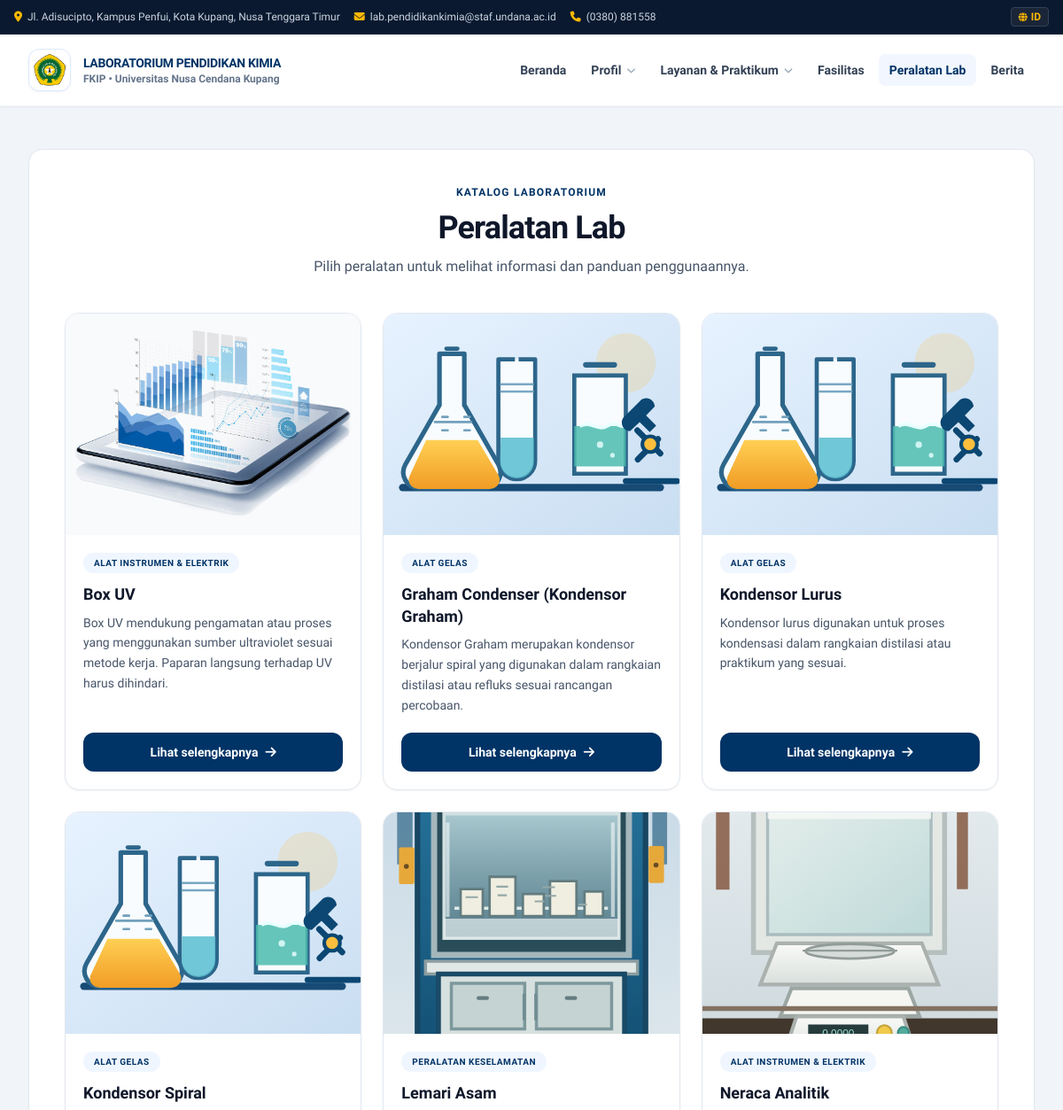
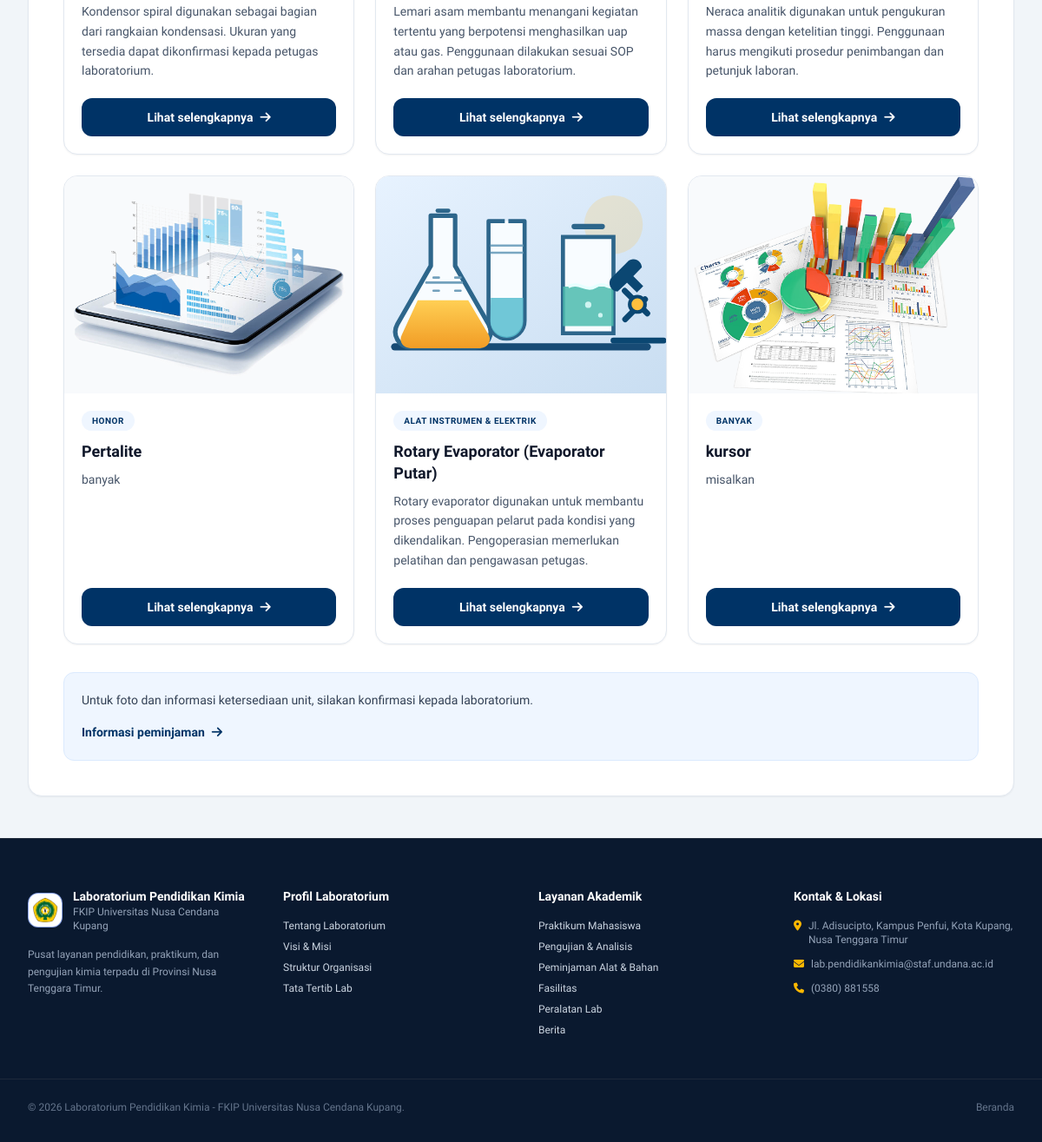
Screenshot of /peralatan-lab.php with the database file from the repository (2 pictures, top to bottom).
### tables this page shows
CREATE TABLE pages (
            id INTEGER PRIMARY KEY AUTOINCREMENT,
            slug TEXT NOT NULL UNIQUE,
            menu_label TEXT NOT NULL,
            nav_group TEXT NOT NULL DEFAULT "halaman",
            title TEXT NOT NULL,
            eyebrow TEXT NOT NULL DEFAULT "",
            intro TEXT NOT NULL DEFAULT "",
            body TEXT NOT NULL DEFAULT "",
            image_path TEXT NOT NULL DEFAULT "",
            published INTEGER NOT NULL DEFAULT 1,
            sort_order INTEGER NOT NULL DEFAULT 0,
            updated_at TEXT NOT NULL DEFAULT CURRENT_TIMESTAMP
        );

CREATE TABLE equipment (
            id INTEGER PRIMARY KEY AUTOINCREMENT,
            slug TEXT NOT NULL UNIQUE,
            name TEXT NOT NULL,
            category TEXT NOT NULL DEFAULT "",
            description TEXT NOT NULL DEFAULT "",
            image_path TEXT NOT NULL DEFAULT "",
            specifications TEXT NOT NULL DEFAULT "",
            published INTEGER NOT NULL DEFAULT 1,
            views INTEGER NOT NULL DEFAULT 0,
            created_at TEXT NOT NULL DEFAULT CURRENT_TIMESTAMP,
            updated_at TEXT NOT NULL DEFAULT CURRENT_TIMESTAMP
        );

### peralatan-lab.php (the view, shortened to what the rows shown need)
<?php
require_once __DIR__ . '/app/bootstrap.php';
$items = app_db()->query('SELECT slug, name, category, description, image_path FROM equipment WHERE published = 1 ORDER BY name')->fetchAll();
require __DIR__ . '/header.php';
?>
<section class="bg-slate-100 py-8 sm:py-12">
    <div class="mx-auto max-w-7xl px-4 sm:px-6 lg:px-8">
        <div class="rounded-2xl border border-slate-200 bg-white px-5 py-8 shadow-sm sm:px-10 sm:py-10">
            <div class="mx-auto mb-8 max-w-2xl text-center sm:mb-10">
                <h1 class="mt-3 text-3xl font-extrabold tracking-tight text-slate-900 sm:text-4xl">Peralatan Lab</h1>
            </div>
            <div class="grid grid-cols-1 gap-5 sm:grid-cols-2 sm:gap-6 lg:grid-cols-3">
                <?php foreach ($items as $item): ?>
                    <article class="group flex h-full flex-col overflow-hidden rounded-2xl border border-slate-200 bg-white shadow-sm transition hover:-translate-y-1 hover:shadow-lg">
                        <a href="single_lab.php?item=<?= rawurlencode($item['slug']) ?>" class="block overflow-hidden bg-slate-50">
                            <img src="<?= h($item['image_path']) ?>" alt="Ilustrasi <?= h($item['name']) ?>" class="aspect-[4/3] w-full object-cover transition-transform duration-300 group-hover:scale-105">
                        </a>
                        <div class="flex flex-1 flex-col p-5">
                            <span class="self-start rounded-full bg-blue-50 px-3 py-1 text-[10px] font-bold uppercase tracking-wider text-undanaBlue"><?= h($item['category']) ?></span>
                            <h2 class="mt-3 text-lg font-bold leading-snug text-slate-900"><?= h($item['name']) ?></h2>
                            <p class="mt-2 flex-1 text-sm leading-relaxed text-slate-600"><?= h($item['description']) ?></p>
                            <a href="single_lab.php?item=<?= rawurlencode($item['slug']) ?>" class="mt-5 inline-flex items-center justify-center gap-2 rounded-xl bg-undanaBlue px-4 py-3 text-sm font-bold text-white transition hover:bg-blue-900">
                                Lihat selengkapnya <i class="fa-solid fa-arrow-right"></i>
                            </a>
                        </div>
                    </article>
                <?php endforeach; ?>
            </div>
        </div>
    </div>
</section>
<?php require __DIR__ . '/footer.php'; ?>

### header.php (shortened to what the rows shown need)
<?php
require_once __DIR__ . '/app/bootstrap.php';
$currentPage = basename($_SERVER['PHP_SELF']);
$siteSettings = app_settings();
$publicPages = app_db()->query('SELECT slug, menu_label, nav_group FROM pages WHERE published = 1 AND slug != "beranda" ORDER BY sort_order, menu_label')->fetchAll();
?>
<!DOCTYPE html>
<html lang="id">
<head>
    <script src="https://cdn.tailwindcss.com"></script>
    <link rel="stylesheet" href="https://cdnjs.cloudflare.com/ajax/libs/font-awesome/6.4.0/css/all.min.css">
</head>
<body class="bg-slate-50 text-slate-800 antialiased selection:bg-undanaGold selection:text-undanaDark">
    <header class="sticky top-0 z-50 bg-white/95 backdrop-blur-md shadow-sm border-b border-slate-100">
        <div class="max-w-7xl mx-auto px-4 sm:px-6 lg:px-8 min-h-20 py-3 flex items-center justify-between gap-3">
            <nav aria-label="Navigasi utama" class="hidden lg:flex items-center gap-1">
                <a href="index.php" class="px-3 py-2 text-sm font-semibold rounded-lg <?= $currentPage === 'index.php' ? 'text-undanaBlue bg-blue-50/80' : 'text-slate-700 hover:text-undanaBlue hover:bg-slate-50' ?>">Beranda</a>
                <div class="relative group">
                    <button type="button" class="flex items-center gap-1.5 px-3 py-2 text-sm font-semibold text-slate-700 hover:text-undanaBlue hover:bg-slate-50 rounded-lg">
                    </button>
                </div>
                <div class="relative group">
                    <button type="button" class="flex items-center gap-1.5 px-3 py-2 text-sm font-semibold text-slate-700 hover:text-undanaBlue hover:bg-slate-50 rounded-lg">
                    </button>
                </div>
                <?php $facilityPage = array_values(array_filter($publicPages, function ($page) { return $page['slug'] === 'fasilitas'; })); ?>
                <?php if ($facilityPage): ?><a href="<?= h(public_page_path($facilityPage[0]['slug'])) ?>" class="px-3 py-2 text-sm font-semibold rounded-lg <?= $currentPage === 'fasilitas.php' ? 'text-undanaBlue bg-blue-50/80' : 'text-slate-700 hover:text-undanaBlue hover:bg-slate-50' ?>"><?= h($facilityPage[0]['menu_label']) ?></a><?php endif; ?>
                <a href="peralatan-lab.php" class="px-3 py-2 text-sm font-semibold rounded-lg <?= $currentPage === 'peralatan-lab.php' ? 'text-undanaBlue bg-blue-50/80' : 'text-slate-700 hover:text-undanaBlue hover:bg-slate-50' ?>">Peralatan Lab</a>
                <a href="berita.php" class="px-3 py-2 text-sm font-semibold rounded-lg <?= $currentPage === 'berita.php' ? 'text-undanaBlue bg-blue-50/80' : 'text-slate-700 hover:text-undanaBlue hover:bg-slate-50' ?>">Berita</a>
            </nav>
        </div>
    </header>
    <main>

### footer.php (shortened to what the rows shown need)
<?php
$footerPages = app_db()->query('SELECT slug, menu_label, nav_group FROM pages WHERE published = 1 AND nav_group IN ("profil", "layanan") ORDER BY sort_order, menu_label')->fetchAll();
$footerProfilePages = array_values(array_filter($footerPages, function ($page) { return $page['nav_group'] === 'profil'; }));
$footerServicePages = array_values(array_filter($footerPages, function ($page) { return $page['nav_group'] === 'layanan'; }));
?>
    </main>
    <footer class="bg-undanaDark text-slate-300 pt-14 pb-8 border-t border-slate-800">
        <div class="max-w-7xl mx-auto px-4 sm:px-6 lg:px-8 grid grid-cols-1 sm:grid-cols-2 lg:grid-cols-4 gap-10 mb-12">
            <div class="space-y-4">
                <div class="flex items-center gap-3">
                    <div>
                        <h2 class="text-white font-bold text-sm"><?= h(app_setting('brand_name', 'Laboratorium Pendidikan Kimia')) ?></h2>
                    </div>
                </div>
            </div>
            <div>
                <h2 class="text-white font-bold text-sm mb-4">Profil Laboratorium</h2>
                <ul class="space-y-2 text-xs">
                    <?php foreach ($footerProfilePages as $page): ?><li><a href="<?= h(public_page_path($page['slug'])) ?>" class="hover:text-undanaGold"><?= h($page['menu_label']) ?></a></li><?php endforeach; ?>
                </ul>
            </div>
            <div>
                <h2 class="text-white font-bold text-sm mb-4">Layanan Akademik</h2>
                <ul class="space-y-2 text-xs">
                    <?php foreach ($footerServicePages as $page): ?><li><a href="<?= h(public_page_path($page['slug'])) ?>" class="hover:text-undanaGold"><?= h($page['menu_label']) ?></a></li><?php endforeach; ?>
                    <li><a href="fasilitas.php" class="hover:text-undanaGold"><?= h((app_db()->query('SELECT menu_label FROM pages WHERE slug = "fasilitas" AND published = 1')->fetchColumn()) ?: 'Fasilitas') ?></a></li>
                </ul>
            </div>
            <div>
                <h2 class="text-white font-bold text-sm mb-4">Kontak &amp; Lokasi</h2>
            </div>
        </div>
    </footer>
</body>
</html>

### rows the page displays
pages: menu_label "Fasilitas"
equipment: image_path (picture), category "ALAT INSTRUMEN & ELEKTRIK", name "Box UV", description "Box UV mendukung pengamatan atau proses yang menggunakan sumber ultraviolet sesuai metode kerja. Paparan langsung terhadap UV harus dihindari."
equipment: image_path (picture), category "ALAT GELAS", name "Graham Condenser (Kondensor Graham)", description "Kondensor Graham merupakan kondensor berjalur spiral yang digunakan dalam rangkaian distilasi atau refluks sesuai rancangan percobaan."
equipment: image_path (picture), category "ALAT GELAS", name "Kondensor Lurus", description "Kondensor lurus digunakan untuk proses kondensasi dalam rangkaian distilasi atau praktikum yang sesuai."
equipment: image_path (picture), category "ALAT GELAS", name "Kondensor Spiral", description "Kondensor spiral digunakan sebagai bagian dari rangkaian kondensasi. Ukuran yang tersedia dapat dikonfirmasi kepada petugas laboratorium."
equipment: image_path (picture), category "PERALATAN KESELAMATAN", name "Lemari Asam", description "Lemari asam membantu menangani kegiatan tertentu yang berpotensi menghasilkan uap atau gas. Penggunaan dilakukan sesuai SOP dan arahan petugas laboratorium."
equipment: image_path (picture), category "ALAT INSTRUMEN & ELEKTRIK", name "Neraca Analitik", description "Neraca analitik digunakan untuk pengukuran massa dengan ketelitian tinggi. Penggunaan harus mengikuti prosedur penimbangan dan petunjuk laboran."
equipment: image_path (picture), category "HONOR", name "Pertalite", description "banyak"
equipment: image_path (picture), category "ALAT INSTRUMEN & ELEKTRIK", name "Rotary Evaporator (Evaporator Putar)", description "Rotary evaporator digunakan untuk membantu proses penguapan pelarut pada kondisi yang dikendalikan. Pengoperasian memerlukan pelatihan dan pengawasan petugas."
equipment: image_path (picture), category "BANYAK", name "kursor", description "misalkan"
pages: menu_label "Tentang Laboratorium"
pages: menu_label "Visi & Misi"
pages: menu_label "Struktur Organisasi"
pages: menu_label "Tata Tertib Lab"
pages: menu_label "Praktikum Mahasiswa"
pages: menu_label "Pengujian & Analisis"
pages: menu_label "Peminjaman Alat & Bahan"

### other values shown
$siteSettings['address'] "Jl. Adisucipto, Kampus Penfui, Kota Kupang, Nusa Tenggara Timur"
$siteSettings['email'] "lab.pendidikankimia@staf.undana.ac.id"
$siteSettings['phone'] "(0380) 881558"
$siteSettings['brand_name'] "LABORATORIUM PENDIDIKAN KIMIA"
$siteSettings['institution'] "Universitas Nusa Cendana Kupang"
app_setting('brand_name', 'Laboratorium Pendidikan Kimia') "Laboratorium Pendidikan Kimia"
app_setting('institution', 'Universitas Nusa Cendana Kupang') "Universitas Nusa Cendana Kupang"
app_setting('footer_description') "Pusat layanan pendidikan, praktikum, dan pengujian kimia terpadu di Provinsi Nusa Tenggara Timur."
app_setting('address') "Jl. Adisucipto, Kampus Penfui, Kota Kupang, Nusa Tenggara Timur"
app_setting('email') "lab.pendidikankimia@staf.undana.ac.id"
app_setting('phone') "(0380) 881558"
